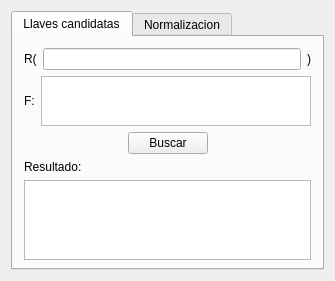
<?xml version="1.0" encoding="UTF-8"?>
<ui version="4.0">
 <class>MainWindow</class>
 <widget class="QMainWindow" name="MainWindow">
  <property name="geometry">
   <rect>
    <x>0</x>
    <y>0</y>
    <width>335</width>
    <height>281</height>
   </rect>
  </property>
  <property name="minimumSize">
   <size>
    <width>300</width>
    <height>280</height>
   </size>
  </property>
  <property name="maximumSize">
   <size>
    <width>400</width>
    <height>281</height>
   </size>
  </property>
  <property name="windowTitle">
   <string>Proyecto1</string>
  </property>
  <widget class="QWidget" name="centralWidget">
   <layout class="QVBoxLayout" name="verticalLayout">
    <item>
     <widget class="QTabWidget" name="tabWidget">
      <property name="tabShape">
       <enum>QTabWidget::Rounded</enum>
      </property>
      <property name="currentIndex">
       <number>0</number>
      </property>
      <widget class="QWidget" name="tabLlavesCandidatas">
       <property name="minimumSize">
        <size>
         <width>0</width>
         <height>0</height>
        </size>
       </property>
       <property name="maximumSize">
        <size>
         <width>16777215</width>
         <height>16777215</height>
        </size>
       </property>
       <attribute name="title">
        <string>Llaves candidatas</string>
       </attribute>
       <layout class="QVBoxLayout" name="verticalLayout_3" stretch="0,0,0,0">
        <item>
         <layout class="QHBoxLayout" name="horizontalLayout">
          <item>
           <widget class="QLabel" name="label">
            <property name="text">
             <string>R(</string>
            </property>
           </widget>
          </item>
          <item>
           <widget class="QLineEdit" name="lineEditR"/>
          </item>
          <item>
           <widget class="QLabel" name="label_3">
            <property name="text">
             <string>)</string>
            </property>
           </widget>
          </item>
         </layout>
        </item>
        <item>
         <layout class="QHBoxLayout" name="horizontalLayout_2">
          <item>
           <widget class="QLabel" name="label_2">
            <property name="text">
             <string>F:</string>
            </property>
           </widget>
          </item>
          <item>
           <widget class="QTextEdit" name="textEditF1">
            <property name="minimumSize">
             <size>
              <width>0</width>
              <height>50</height>
             </size>
            </property>
            <property name="maximumSize">
             <size>
              <width>16777215</width>
              <height>50</height>
             </size>
            </property>
           </widget>
          </item>
         </layout>
        </item>
        <item>
         <layout class="QHBoxLayout" name="horizontalLayout_3">
          <item>
           <spacer name="horizontalSpacer">
            <property name="orientation">
             <enum>Qt::Horizontal</enum>
            </property>
            <property name="sizeHint" stdset="0">
             <size>
              <width>40</width>
              <height>20</height>
             </size>
            </property>
           </spacer>
          </item>
          <item>
           <widget class="QPushButton" name="pushButtonBuscarLlavesCandidatas">
            <property name="text">
             <string>Buscar</string>
            </property>
           </widget>
          </item>
          <item>
           <spacer name="horizontalSpacer_2">
            <property name="orientation">
             <enum>Qt::Horizontal</enum>
            </property>
            <property name="sizeHint" stdset="0">
             <size>
              <width>40</width>
              <height>20</height>
             </size>
            </property>
           </spacer>
          </item>
         </layout>
        </item>
        <item>
         <layout class="QVBoxLayout" name="verticalLayout_2" stretch="0,0">
          <item>
           <widget class="QLabel" name="label_4">
            <property name="text">
             <string>Resultado:</string>
            </property>
           </widget>
          </item>
          <item>
           <widget class="QTextBrowser" name="textBrowserLlavesCandidatas">
            <property name="minimumSize">
             <size>
              <width>0</width>
              <height>80</height>
             </size>
            </property>
            <property name="maximumSize">
             <size>
              <width>16777215</width>
              <height>80</height>
             </size>
            </property>
           </widget>
          </item>
         </layout>
        </item>
       </layout>
      </widget>
      <widget class="QWidget" name="tabNormalizacion">
       <attribute name="title">
        <string>Normalizacion</string>
       </attribute>
       <layout class="QVBoxLayout" name="verticalLayout_5">
        <item>
         <layout class="QHBoxLayout" name="horizontalLayout_4">
          <item>
           <widget class="QLabel" name="label_5">
            <property name="text">
             <string>F:</string>
            </property>
           </widget>
          </item>
          <item>
           <widget class="QTextEdit" name="textEditF2">
            <property name="minimumSize">
             <size>
              <width>0</width>
              <height>50</height>
             </size>
            </property>
            <property name="maximumSize">
             <size>
              <width>16777215</width>
              <height>50</height>
             </size>
            </property>
           </widget>
          </item>
         </layout>
        </item>
        <item>
         <layout class="QHBoxLayout" name="horizontalLayout_5">
          <item>
           <widget class="QLabel" name="label_6">
            <property name="text">
             <string>K:</string>
            </property>
           </widget>
          </item>
          <item>
           <widget class="QLineEdit" name="lineEditLlavePrimaria"/>
          </item>
         </layout>
        </item>
        <item>
         <layout class="QHBoxLayout" name="horizontalLayout_6">
          <item>
           <spacer name="horizontalSpacer_3">
            <property name="orientation">
             <enum>Qt::Horizontal</enum>
            </property>
            <property name="sizeHint" stdset="0">
             <size>
              <width>40</width>
              <height>20</height>
             </size>
            </property>
           </spacer>
          </item>
          <item>
           <widget class="QPushButton" name="pushButtonNormalizar">
            <property name="text">
             <string>Normalizar</string>
            </property>
           </widget>
          </item>
          <item>
           <spacer name="horizontalSpacer_4">
            <property name="orientation">
             <enum>Qt::Horizontal</enum>
            </property>
            <property name="sizeHint" stdset="0">
             <size>
              <width>40</width>
              <height>20</height>
             </size>
            </property>
           </spacer>
          </item>
         </layout>
        </item>
        <item>
         <layout class="QVBoxLayout" name="verticalLayout_4">
          <item>
           <widget class="QLabel" name="label_7">
            <property name="text">
             <string>Resultado:</string>
            </property>
           </widget>
          </item>
          <item>
           <widget class="QTextBrowser" name="textBrowserNormalizacion">
            <property name="minimumSize">
             <size>
              <width>0</width>
              <height>80</height>
             </size>
            </property>
            <property name="maximumSize">
             <size>
              <width>16777215</width>
              <height>80</height>
             </size>
            </property>
           </widget>
          </item>
         </layout>
        </item>
       </layout>
       <zorder>label_5</zorder>
       <zorder>textEditF2</zorder>
       <zorder>label_6</zorder>
       <zorder>lineEditLlavePrimaria</zorder>
       <zorder>horizontalSpacer_3</zorder>
       <zorder>pushButtonNormalizar</zorder>
       <zorder>horizontalSpacer_4</zorder>
       <zorder>lineEditLlavePrimaria</zorder>
       <zorder>label_7</zorder>
       <zorder>textBrowserNormalizacion</zorder>
      </widget>
     </widget>
    </item>
   </layout>
  </widget>
 </widget>
 <layoutdefault spacing="6" margin="11"/>
 <resources/>
 <connections/>
</ui>
